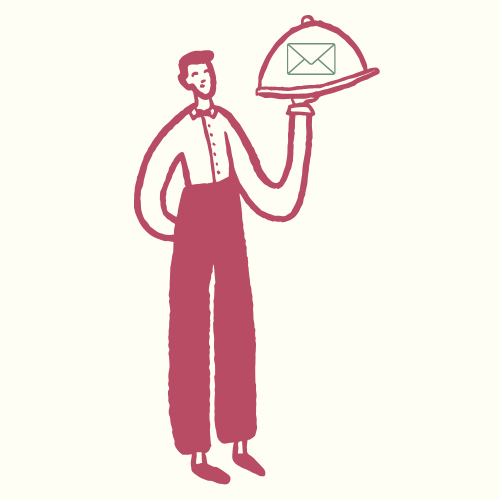
#> input picture Sem3/MAP/socialNetwork/src/main/resours/images/ForkFriends (5).png, 500 x 500 px, found by its file name; its folder holds only this picture in this run
$ jupyter execute --allow-errors tema2.ipynb   (shell and % lines are left out)
#> lines starting #> are read from the running program, lines starting #| are printed output that depends on the picture
[cell 1]
import csv
import matplotlib.pyplot as plt
from math import log, sqrt

def loadDataMoreInputs(fileName):
    data = []
    dataNames = []
    with open(fileName) as csv_file:
        csv_reader = csv.reader(csv_file, delimiter=',')
        line_count = 0
        for row in csv_reader:
            if line_count == 0:
                dataNames = row
            else:
                data.append(row)
            line_count += 1
    return dataNames, data

def extractFeature(allData, names, featureName):
    pos = names.index(featureName)
    return [data[pos] for data in allData]

# [4 lines left out: function plotDataHistogram, not called in this run]

#> (the rest of this cell did not finish here and is left out)

#> (a cell that did not finish here is left out)

[cell 3]
import csv
import matplotlib.pyplot as plt
from math import log, sqrt

def loadDataMoreInputs(fileName):
    data = []
    dataNames = []
    with open(fileName) as csv_file:
        csv_reader = csv.reader(csv_file, delimiter=',')
        line_count = 0
        for row in csv_reader:
            if line_count == 0:
                dataNames = row
            else:
                data.append(row)
            line_count += 1
    return dataNames, data

def extractFeature(allData, names, featureName):
    pos = names.index(featureName)
    return [data[pos] for data in allData]

# [4 lines left out: function plotDataHistogram, not called in this run]

#> (the rest of this cell did not finish here and is left out)

#> (a cell that did not finish here is left out)

[cell 5]
import csv
import matplotlib.pyplot as plt
from math import log, sqrt
import numpy as np

def loadDataMoreInputs(fileName):
    data = []
    dataNames = []
    with open(fileName) as csv_file:
        csv_reader = csv.reader(csv_file, delimiter=',')
        line_count = 0
        for row in csv_reader:
            if line_count == 0:
                dataNames = row
            else:
                data.append(row)
            line_count += 1
    return dataNames, data

def extractFeature(allData, names, featureName):
    pos = names.index(featureName)
    return [data[pos] for data in allData]

# [4 lines left out: function plotDataHistogram, not called in this run]

#> (the rest of this cell did not finish here and is left out)

[cell 6]
import csv
import pandas as pd
import matplotlib.pyplot as plt
from math import log, sqrt
import numpy as np
import seaborn as sns


def loadDataMoreInputs(fileName):
    data = []
    dataNames = []
    with open(fileName) as csv_file:
        csv_reader = csv.reader(csv_file, delimiter=',')
        line_count = 0
        for row in csv_reader:
            if line_count == 0:
                dataNames = row
            else:
                data.append(row)
            line_count += 1
    return dataNames, data

def extractFeature(allData, names, featureName):
    pos = names.index(featureName)
    return [data[pos] for data in allData]

# [4 lines left out: function plotDataHistogram, not called in this run]

#> (the rest of this cell did not finish here and is left out)

#> (a cell that did not finish here is left out)

[cell 8]
import matplotlib.pyplot as plt
from skimage import exposure, io,transform,color,feature
from skimage.feature import hog
import os
from skimage.filters import gaussian


crtDir =  os.getcwd()
filePath = os.path.join(crtDir,'Images', 'YOLO.jpg')
#> (the rest of this cell did not finish here and is left out)

#> (a cell that did not finish here is left out)

[cell 10]
#pip install nltk
"""import nltk
nltk.download('punkt_tab')
nltk.download('wordnet')
nltk.download('omw-1.4')"""

[cell 11]
import nltk
import re
from unidecode import unidecode
from nltk.corpus import wordnet
from nltk.stem import WordNetLemmatizer

filePath="texts.txt"
#> filePath = 'texts.txt'
#> (the rest of this cell did not finish here and is left out)

#> (a cell that did not finish here is left out)

[cell 13]
import csv
import matplotlib.pyplot as plt
from math import log, sqrt
import numpy as np

def loadDataMoreInputs(fileName):
    data = []
    dataNames = []
    with open(fileName) as csv_file:
        csv_reader = csv.reader(csv_file, delimiter=',')
        line_count = 0
        for row in csv_reader:
            if line_count == 0:
                dataNames = row
            else:
                data.append(row)
            line_count += 1
    return dataNames, data

def extractFeature(allData, names, featureName):
    pos = names.index(featureName)
    return [data[pos] for data in allData]

# [4 lines left out: function plotDataHistogram, not called in this run]

#> (the rest of this cell did not finish here and is left out)

[cell 14]
import matplotlib.pyplot as plt
from skimage import exposure, io,transform,color,feature
from skimage.feature import hog
import os
from skimage.filters import gaussian

crtDir =  os.getcwd()
filePath = os.path.join(crtDir,'Images')
images=[]
for filename in os.listdir(filePath):
    if filename.endswith(".jpg") or filename.endswith(".png") or filename.endswith(".webp"):
        path=os.path.join(filePath,filename)
        img=io.imread(path)
#> img is the input picture: shape (500, 500, 4); mean R, G, B, A 246.4, 232.8, 226.9, 255
        images.append(img)

image=images[0]

minim=np.min(image)
#> minim = 76
maxim=np.max(image)
#> maxim = 255
norm=(image-minim)/(maxim-minim)
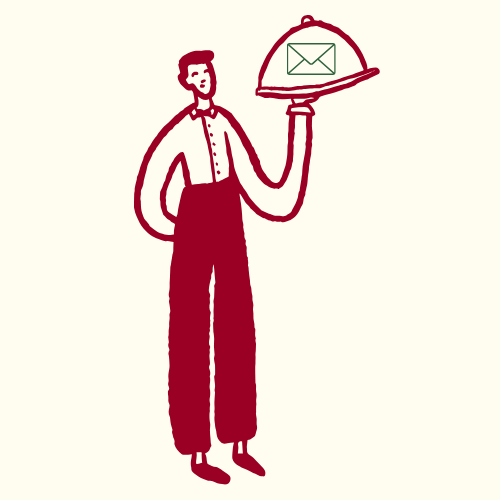
#> norm: shape (500, 500, 4) float64; mean R, G, B, A 0.952, 0.876, 0.843, 1
fig, (ax1, ax2) = plt.subplots(1, 2, figsize=(15,5))
ax1.hist(image.flatten(), 20)
ax1.set_title('pixeli histo')
ax2.hist(norm.flatten(), 20)
ax2.set_title('[0,1] pixeli histo')
plt.show()
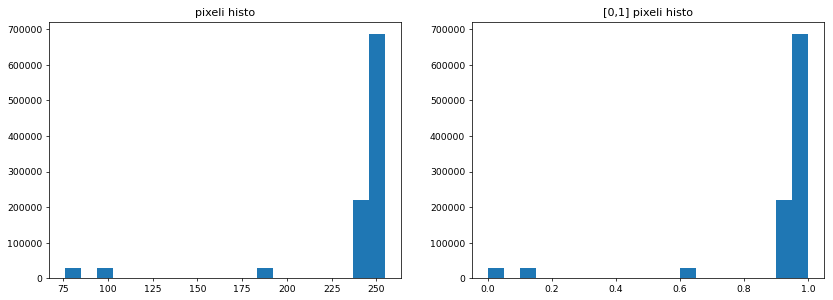
#> figure drawn by matplotlib, 2 panels; panel 1: tallest bar 686440 high, from x = 246 to 255; panel 2: tallest bar 686440 high, from x = 0.95 to 1

$ run again, on Sem3/MAP/socialNetwork/src/main/resours/images/ForkFriends(4).png
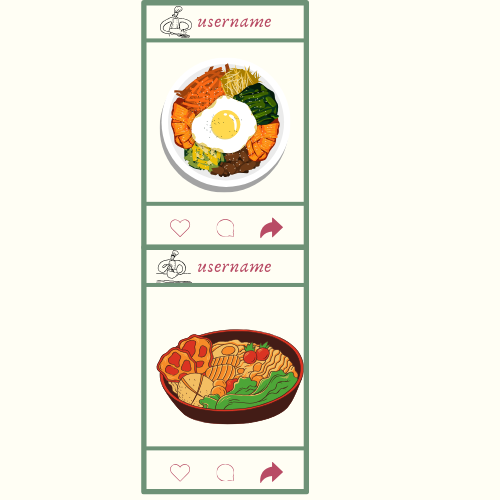
#> input picture Sem3/MAP/socialNetwork/src/main/resours/images/ForkFriends(4).png, 500 x 500 px, found by its file name
#> filePath = 'texts.txt'
#> img is the input picture: shape (500, 500, 4); mean R, G, B, A 241, 237.3, 222.9, 255
#> minim = 0
#> maxim = 255
#> `plt.show()`:
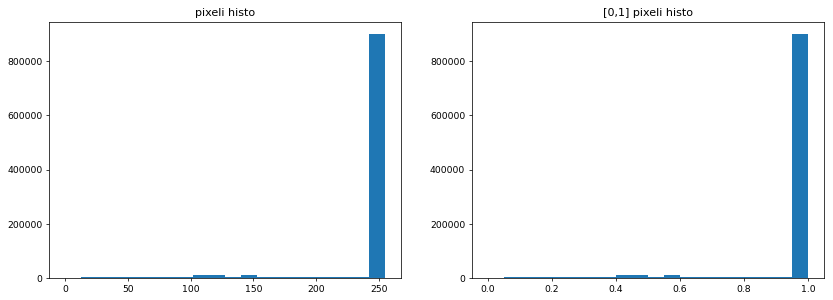
#> figure drawn by matplotlib, 2 panels; panel 1: tallest bar 899358 high, from x = 242.2 to 255; panel 2: tallest bar 899358 high, from x = 0.95 to 1
